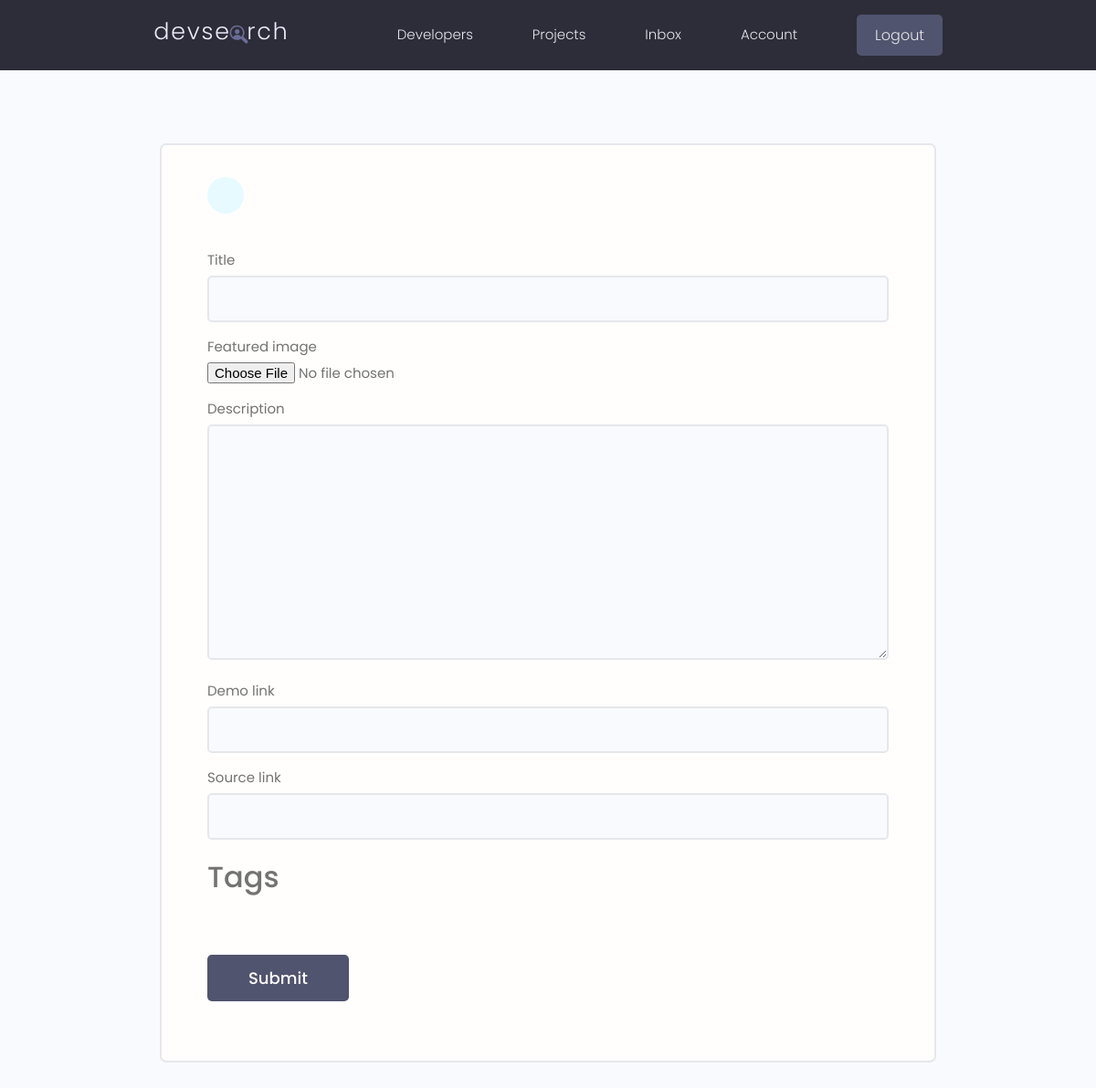
/projects/create-project/ (signed in), run on an earlier commit of the app's database.
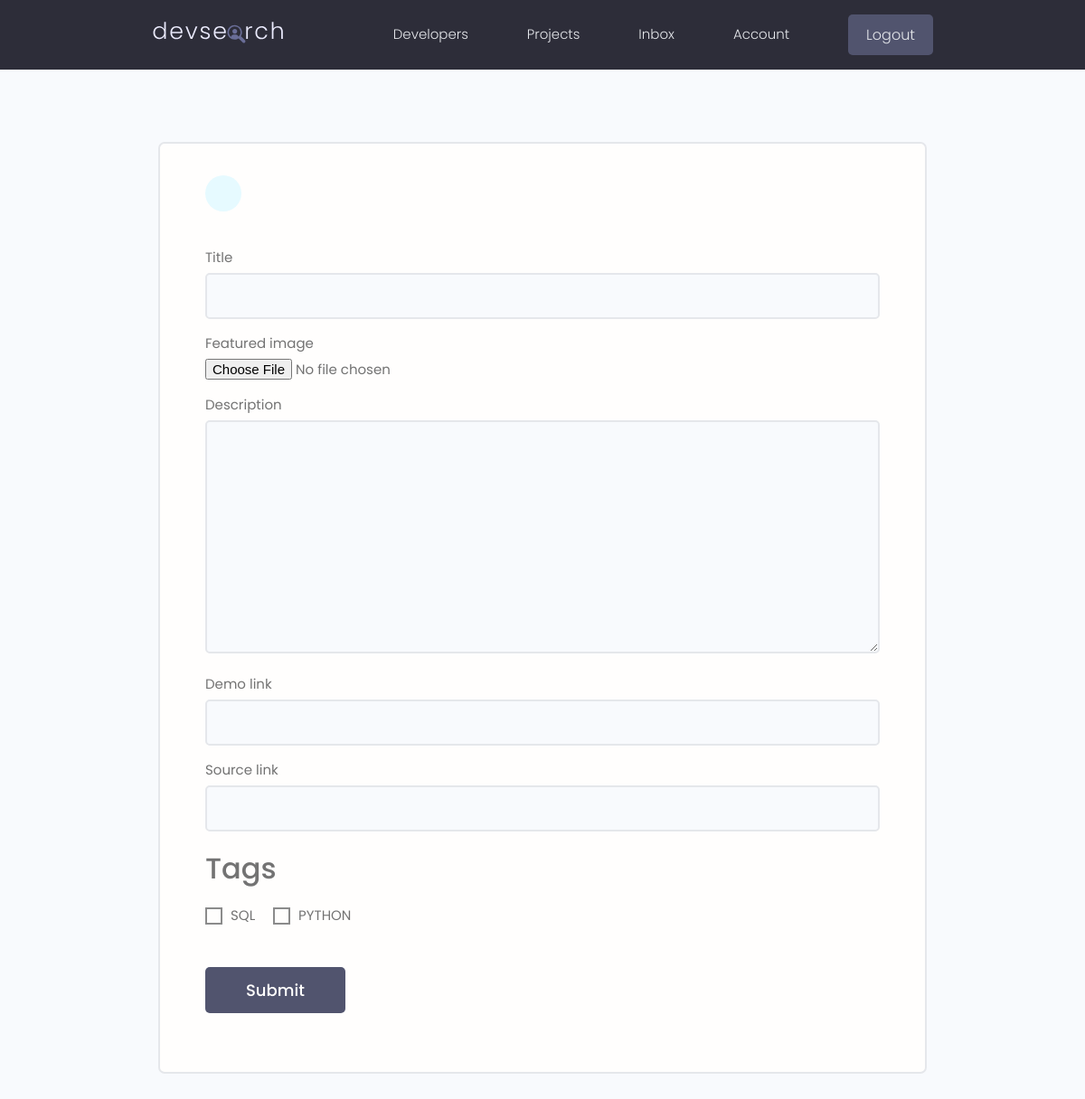
And on a later commit of the database.
### projects/models.py (models this page shows, shortened)
class Project(models.Model):
    owner = models.ForeignKey(Profile, null=True, blank=True, on_delete=models.CASCADE)
    title = models.CharField(max_length=200)
    description = models.TextField(null=True, blank=True)
    featured_image = models.ImageField(null=True, blank=True, default="images/default_ja1c8d.jpg", upload_to='images/')
    demo_link = models.CharField(max_length=2000, null=True, blank=True)
    source_link = models.CharField(max_length=2000, null=True, blank=True)
    tags = models.ManyToManyField(Tag, blank=True)
    vote_total = models.IntegerField(default=0, null=True, blank=True)
    vote_ratio = models.IntegerField(default=0, null=True, blank=True)
    created = models.DateTimeField(auto_now_add=True)
    id = models.UUIDField(default=uuid.uuid4, unique=True, primary_key=True, editable=False)
    class Meta:
        ordering = ['-vote_ratio', '-vote_total', '-created']

class Tag(models.Model):
    name = models.CharField(max_length=200)
    created = models.DateTimeField(auto_now_add=True)

### projects/views.py (the view, shortened to what this page needs)
# urls.py: path('create-project/', create_project, name="create_project"),
@login_required(login_url='login_page')
def create_project(request):
    form = ProjectForm()
    user_skills = request.user.profile.skill_set.all().values_list('name', flat=True)
    tags_available = Tag.objects.filter(name__in=user_skills)
    context = {
        'form': form,
        'tags': tags_available
        }
    return render(request, 'projects/project-form.html', context)

### projects/forms.py
class ProjectForm(forms.ModelForm):
    class Meta:
        model = Project
        fields = ['title', 'featured_image', 'description', 'demo_link', 'source_link']
        widgets = {
            'tags': forms.CheckboxSelectMultiple()
        }
    def __init__(self, *args, **kwargs):
        super(ProjectForm, self).__init__(*args, **kwargs)
        for name, field in self.fields.items():
            field.widget.attrs.update({'class': 'input'})

### projects/templates/projects/project-form.html (shortened to what this page needs)
{% extends "main.html" %}
{% block content %}
    <main class="formPage my-xl">
        <div class="content-box">
            <div class="formWrapper">
                <a class="backButton" href="{% url 'my_account' %}"></a>
                <br>
                <form class="form" method="POST" enctype="multipart/form-data">
                    {% for field in form %}
                        <div class="form__field">
                            <label for="formInput{{ field.label }}">{{ field.label }}</label>
                            {{ field }}
                        </div>
                    {% endfor %}
                    <h3>Tags</h3>
                    <div class="form__field form__field--checkbox">
                        {% for tag in tags %}
                            {% if tag in project.tags.all %}
                                <input type="checkbox" id="{{ tag.name }}" value="{{ tag.name }}" name="{{ tag.name }}" class="input input--checkbox" checked="True"/>
                            {% else %}
                                <input type="checkbox" id="{{ tag.name }}" value="{{ tag.name }}" name="{{ tag.name }}" class="input input--checkbox"/>
                            {% endif %}
                            <label for="{{ tag.name }}">{{ tag.name }}</label>
                        {% endfor %}
                    </div>
                    <input class="btn btn--sub btn--lg  my-md" type="submit" value="Submit" />
                </form>
            </div>
        </div>
    </main>
{% endblock content %}

### templates/main.html (shortened to what this page needs)
<!DOCTYPE html>
{% load static %}
<html>
<head>
    <link rel="stylesheet" href="https://cdn.iconmonstr.com/1.3.0/css/iconmonstr-iconic-font.min.css" />
    <link rel="stylesheet" href={% static "uikit/styles/uikit.css" %} />
    <link rel="stylesheet" href={% static "styles/app.css" %} />
</head>
<body>
    {% include 'navbar.html' %}
    {% block content %}{% endblock content %}
</body>
</html>

### templates/navbar.html (shortened to what this page needs)
{% load static %}
<header class="header">
    <div class="container container--narrow">
      <a href="{% url 'profiles' %}" class="header__logo">
        <img src={% static "images/logo.svg" %} alt="DevSearch Logo" />
      </a>
      <nav class="header__nav">
        <ul class="header__menu">
          <li class="header__menuItem"><a href="{% url 'profiles' %}">Developers</a></li>
          <li class="header__menuItem"><a href="{% url 'projects' %}">Projects</a></li>
          {% if request.user.is_authenticated %}
            <li class="header__menuItem"><a href="{% url 'inbox' %}">Inbox</a></li>
            <li class="header__menuItem"><a href="{% url 'my_account' %}">Account</a></li>
            <li class="header__menuItem"><a href="{% url 'logout' %}" class="btn btn--sub">Logout</a></li>
          {% else %}
            <li class="header__menuItem"><a href="{% url 'login_page' %}" class="btn btn--sub">Login/Sign Up</a></li>
          {% endif %}
        </ul>
      </nav>
    </div>
  </header>

### static/styles/app.css (style rules this page uses)
:root { --color-sub: #2d2d39; }
.btn--sub { background-color: var(--color-sub-light); }
img { width: 100%; }
.content-box { width: 95%; max-width: 85rem; margin: 0 auto; }
.header { position: sticky; z-index: 111; background-color: var(--color-sub); padding: 1.5rem 0; }
.header > .container { display: flex; justify-content: space-between; align-items: center; }
.header__logo > img { height: 3.8rem; }
.header__nav > ul { display: inline-flex; align-items: center; list-style: none; gap: 6.5rem; }
.header__menuItem > a { color: var(--color-light); font-weight: 300; }
.backButton { background: var(--color-main-light); color: var(--color-main); width: 4rem; height: 4rem; display: flex; align-items: center; justify-content: center; border-radius: 50%; }
.formPage .formWrapper { list-style: none; background: var(--color-white); padding: 3.5rem 5rem; border: 2px solid var(--color-light); border-radius: 0.7rem; }

### static/uikit/styles/modules/_variables.css (style rules this page uses)
:root { --color-main: #5aa5b9; --color-main-light: #e6faff; --color-sub: #3f4156; --color-sub-light: #51546e; --color-sub-lighter: #ededfd; --color-text: #737373; --color-gray: #8b8b8b; --color-light: #e5e7eb; --color-light-gray: #767676; --color-bg: #f8fafd; --color-white: #fffefd; --color-white-light: #f3f3f3; --color-success: #359e64; --color-success-bg: #def8e8; --color-error: #fc4b0b; --color-error-bg: #fff2ee; --font-base: 'Poppins', arial, helvetica, 'Segoe UI', roboto, ubuntu, sans-serif; --font-monospace: 'Fira Code', 'Courier New', courier, monospace; --font-regular: 300; --font-medium: 500; --font-bold: 700; --generic-shadow: 1px 1px 5px #00000010; --generic-transition: all 0.3s ease-in-out; }

### static/uikit/styles/modules/_base.css (style rules this page uses)
* { margin: 0; padding: 0; box-sizing: border-box; text-rendering: optimizeLegibility; color: inherit; font-size: inherit; }
html { font-size: 50%; }
@media only screen and (min-width: 480px) { html { font-size: 56.25%; } }
@media only screen and (min-width: 1200px) { html { font-size: 62.5%; } }
body { line-height: 1.6; font-weight: 400; font-size: 1.5rem; color: var(--color-text); background-color: var(--color-bg); min-height: 100vh; }

### static/uikit/styles/modules/_typography.css (style rules this page uses)
* { font-family: var(--font-base); }
h3 { font-size: 3.2rem; font-weight: var(--font-medium); }
a { padding-bottom: 2px; text-decoration: none; display: inline-block; color: var(--color-main); font-weight: var(--font-medium); }

### static/uikit/styles/modules/_utilities.css (style rules this page uses)
.container { width: 92%; max-width: 165rem; margin: 0 auto; box-sizing: border-box; }
.container--narrow { width: 92%; max-width: 120rem; }
@media screen and (min-width: 1000px) { .container { width: 90%; } }
@media screen and (min-width: 1000px) { .container--narrow { width: 85%; } }
@media screen and (min-width: 1200px) { .container { width: 80%; } }
@media screen and (min-width: 1200px) { .container--narrow { width: 72%; } }
.my-md { margin: 3rem auto; }
.my-xl { margin: 8rem auto; }

### static/uikit/styles/modules/_button.css (style rules this page uses)
.btn { display: inline-block; position: relative; cursor: pointer; background-color: var(--color-light); font-weight: var(--font-medium); color: var(--color-sub); text-decoration: none; padding: 1rem 2rem; border-radius: 0.5rem; border: none; width: -webkit-fit-content; width: -moz-fit-content; width: fit-content; height: -webkit-fit-content; height: -moz-fit-content; height: fit-content; font-size: 1.6rem; outline-width: 0; outline-color: transparent; -webkit-backface-visibility: hidden; backface-visibility: hidden; transition: all 0.3s ease-in-out; }
.btn--sub { background-color: var(--color-sub); color: var(--color-white); }
.btn--lg { font-size: 1.8rem; padding: 1.2rem 4.5rem; }

What changed in the data, as far as the page shows it:
added Tag: name "SQL"
added Tag: name "PYTHON"
